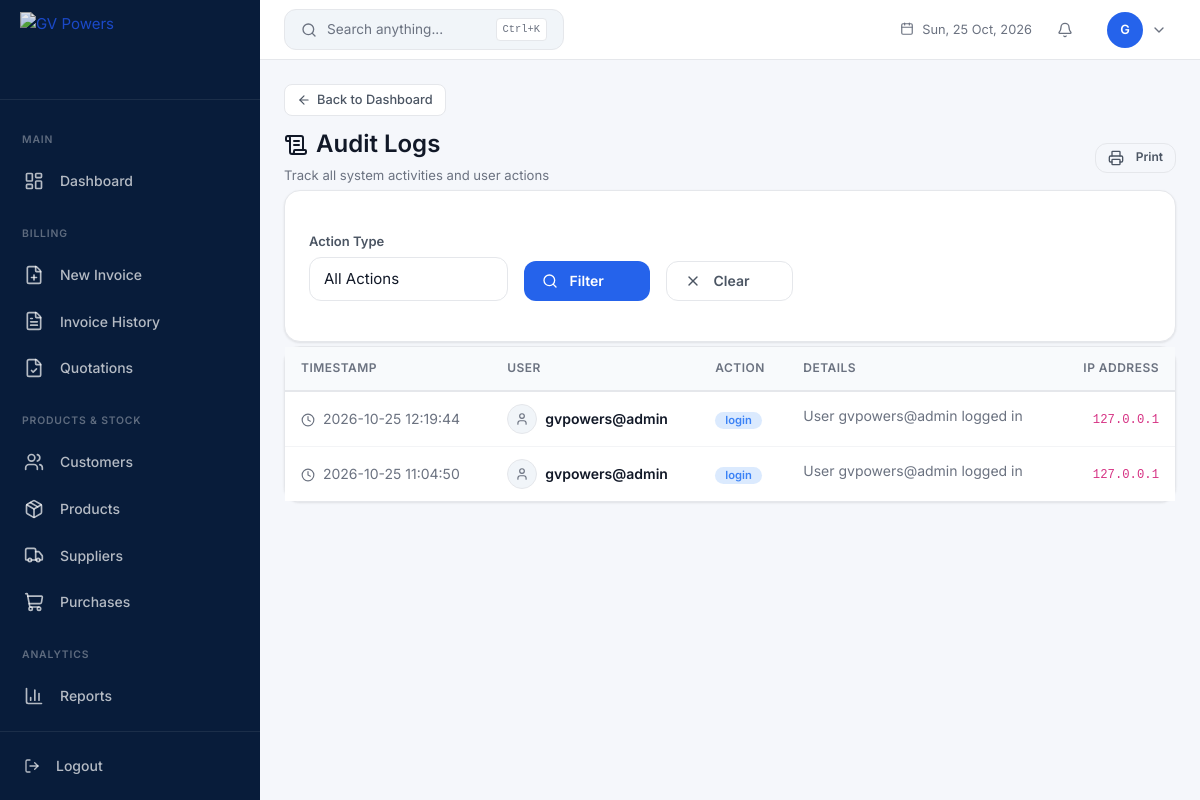
Screenshot of /audit-logs (signed in) with the database file from the repository.
### app.py (models this page shows, shortened)
class User(UserMixin, db.Model):
    __tablename__ = 'users'
    id = db.Column(db.Integer, primary_key=True)
    username = db.Column(db.String(80), unique=True, nullable=False)
    email = db.Column(db.String(120), unique=True, nullable=False)
    password_hash = db.Column(db.String(256), nullable=False)
    full_name = db.Column(db.String(120), nullable=False)
    role = db.Column(db.String(20), default='sales')
    is_active = db.Column(db.Boolean, default=True)
    last_login = db.Column(db.DateTime)
    created_at = db.Column(db.DateTime, default=datetime.utcnow)
    updated_at = db.Column(db.DateTime, default=datetime.utcnow, onupdate=datetime.utcnow)
    @property
    def is_admin(self): return self.role == 'admin'

class AuditLog(db.Model):
    __tablename__ = 'audit_logs'
    id = db.Column(db.Integer, primary_key=True)
    user_id = db.Column(db.Integer, db.ForeignKey('users.id'))
    action = db.Column(db.String(100), nullable=False)
    entity_type = db.Column(db.String(50))
    entity_id = db.Column(db.Integer)
    details = db.Column(db.Text)
    ip_address = db.Column(db.String(45))
    created_at = db.Column(db.DateTime, default=datetime.utcnow)
    user = db.relationship('User', backref='audit_logs')

### app.py (the view)
@app.route('/audit-logs')
@admin_required
def audit_logs():
    page = request.args.get('page', 1, type=int)
    action_filter = request.args.get('action', '').strip()
    q = AuditLog.query
    if action_filter:
        q = q.filter(AuditLog.action.ilike(f'%{action_filter}%'))
    return render_template('admin/audit_logs.html', logs=q.order_by(desc(AuditLog.created_at)).paginate(page=page, per_page=50), action_filter=action_filter)

### app.py (called while the page is built, shortened)
def admin_required(f):
    @wraps(f)
    def decorated(*args, **kwargs):
        if not current_user.is_authenticated: flash('Please log in.', 'warning'); return redirect(url_for('login'))
        if not current_user.is_admin: flash('Admin access required.', 'danger'); return redirect(url_for('index'))
        return f(*args, **kwargs)
    return decorated

@app.before_request
def enforce_backup_delete_admin():
    if request.endpoint != 'delete_backup':
        return None

@app.before_request
def enforce_role_permissions():
    if not current_user.is_authenticated:
        return
    if current_user.is_admin:
        return

### templates/admin/audit_logs.html (shortened to what this page needs)
{% extends "layouts/admin_layout.html" %}
{% block back_link %}
<a href="{{ url_for('dashboard') }}" class="ih-back-link"><i data-lucide="arrow-left"></i> Back to Dashboard</a>
{% endblock %}
{% block content %}
<div class="d-flex justify-content-between align-items-center mb-4">
  <div>
    <h4 class="mb-1"><i data-lucide="scroll-text" class="me-2"></i>Audit Logs</h4>
    <small class="text-muted">Track all system activities and user actions</small>
  </div>
  <div class="d-flex gap-2">
    <button class="btn btn-outline-secondary btn-sm" onclick="window.print()">
      <i data-lucide="printer" class="me-1"></i> Print
    </button>
  </div>
</div>
<div class="card mb-4">
  <div class="card-body">
    <form method="GET" action="{{ url_for('audit_logs') }}">
      <div class="row g-3 align-items-end">
        <div class="col-md-3">
          <div class="form-group mb-0">
            <label class="form-label">Action Type</label>
            <select class="form-select" name="action">
              <option value="">All Actions</option>
            </select>
          </div>
        </div>
        <div class="col-md-2">
          <button type="submit" class="btn btn-primary w-100">
            <i data-lucide="search" class="me-1"></i> Filter
          </button>
        </div>
        <div class="col-md-2">
          <a href="{{ url_for('audit_logs') }}" class="btn btn-outline-secondary w-100">
            <i data-lucide="x" class="me-1"></i> Clear
          </a>
        </div>
      </div>
    </form>
  </div>
</div>
<div class="card">
  <div class="card-body p-0">
    <div class="table-responsive">
      <table class="table table-hover align-middle mb-0">
        <thead>
          <tr>
            <th class="ps-3">Timestamp</th>
            <th>User</th>
            <th>Action</th>
            <th>Details</th>
            <th class="text-end pe-3">IP Address</th>
          </tr>
        </thead>
        <tbody>
          {% set log_list = logs.items if logs.items is defined and logs.items else logs %}
          {% for log in log_list %}
          <tr>
            <td class="ps-3 text-muted">
              <i data-lucide="clock" style="width:14px;height:14px;" class="me-1"></i>
              {{ log.created_at.strftime('%Y-%m-%d %H:%M:%S') if log.created_at else '-' }}
            </td>
            <td>
              <div class="d-flex align-items-center">
                <div class="rounded-circle bg-gray d-flex align-items-center justify-content-center me-2" style="width:30px;height:30px;flex-shrink:0;border:1px solid var(--border-color);">
                  <i data-lucide="user" class="text-muted" style="width:14px;height:14px;"></i>
                </div>
                <span class="fw-semibold">{{ log.user.username if log.user else 'System' }}</span>
              </div>
            </td>
            <td>
              {% set action = log.action if log.action is defined else '' %}
              <span class="badge {{ 'badge-info' if action in ['create','Create'] else 'badge-warning' if action in ['update','Update','settings','Settings'] else 'badge-danger' if action in ['delete','Delete'] else 'badge-info' if action in ['login','Login','logout','Logout'] else 'badge-success' if action in ['export','Export','backup','Backup'] else 'badge-secondary' }}">
                {{ action }}
              </span>
            </td>
            <td class="text-muted" style="max-width:350px;">
              <span class="text-truncate d-inline-block" style="max-width:340px;">{{ log.details or '-' }}</span>
            </td>
            <td class="text-end pe-3 text-muted">
              <code>{{ log.ip_address or '-' }}</code>
            </td>
          </tr>
          {% endfor %}
        </tbody>
      </table>
    </div>
  </div>
</div>
{% endblock %}

### templates/layouts/admin_layout.html (shortened to what this page needs)
{% extends "base.html" %}
{% from "partials/logo.html" import gv_logo %}
{% block body %}
<div class="app-wrapper">
    <aside class="sidebar" id="sidebar">
        <div class="sidebar-brand">
            <a href="{{ url_for('dashboard') }}" class="brand-icon-link">
                {{ gv_logo(alt="GV Powers", class="brand-logo") }}
            </a>
        </div>
        <nav class="sidebar-nav">
            {% if current_user.is_admin %}
            <div class="sidebar-section-title">Main</div>
            <a href="{{ url_for('dashboard') }}" class="nav-link {% if request.endpoint == 'dashboard' %}active{% endif %}" data-tooltip="Dashboard">
                <i data-lucide="layout-dashboard"></i><span class="nav-text">Dashboard</span>
            </a>
            <div class="sidebar-section-title">Billing</div>
            <a href="{{ url_for('new_invoice') }}" class="nav-link {% if request.endpoint == 'new_invoice' %}active{% endif %}" data-tooltip="New Invoice">
                <i data-lucide="file-plus"></i><span class="nav-text">New Invoice</span>
            </a>
            <a href="{{ url_for('invoice_history') }}" class="nav-link {% if request.endpoint in ('invoice_history', 'edit_invoice') %}active{% endif %}" data-tooltip="Invoice History">
                <i data-lucide="file-text"></i><span class="nav-text">Invoice History</span>
            </a>
            <a href="{{ url_for('quotations_list') }}" class="nav-link " data-tooltip="Quotations">
                <i data-lucide="file-check"></i><span class="nav-text">Quotations</span>
            </a>
            <div class="sidebar-section-title">Products &amp; Stock</div>
            <a href="{{ url_for('customers_list') }}" class="nav-link {% if request.endpoint in ('customers_list', 'customer_profile', 'customer_ledger') %}active{% endif %}" data-tooltip="Customers">
                <i data-lucide="users"></i><span class="nav-text">Customers</span>
            </a>
            <a href="{{ url_for('products_list') }}" class="nav-link " data-tooltip="Products">
                <i data-lucide="package"></i><span class="nav-text">Products</span>
            </a>
            <a href="{{ url_for('suppliers_list') }}" class="nav-link {% if request.endpoint == 'suppliers_list' %}active{% endif %}" data-tooltip="Suppliers">
                <i data-lucide="truck"></i><span class="nav-text">Suppliers</span>
            </a>
            <a href="{{ url_for('purchases_list') }}" class="nav-link {% if request.endpoint in ('purchases_list', 'purchase_orders') %}active{% endif %}" data-tooltip="Purchases">
                <i data-lucide="shopping-cart"></i><span class="nav-text">Purchases</span>
            </a>
            <div class="sidebar-section-title">Analytics</div>
            {% set report_endpoints = ('reports_page', 'sales_report', 'payments_report', 'outstanding_report', 'gst_report', 'inventory_report', 'profit_report', 'customer_report', 'report_export') %}
            <a href="{{ url_for('reports_page') }}" class="nav-link {% if request.endpoint in report_endpoints %}active{% endif %}" data-tooltip="Reports">
                <i data-lucide="bar-chart-3"></i><span class="nav-text">Reports</span>
            </a>
            <a href="{{ url_for('low_stock_report') }}" class="nav-link {% if request.endpoint == 'low_stock_report' %}active{% endif %}" data-tooltip="Low Stock">
            </a>
            {% else %}
            <div class="sidebar-section-title">Products &amp; Stock</div>
            <a href="{{ url_for('products_list') }}" class="nav-link {% if request.endpoint in ('products_list', 'product_profile') %}active{% endif %}" data-tooltip="Products">
                <i data-lucide="package"></i><span class="nav-text">Products</span>
            </a>
            {% endif %}
        </nav>
        <div class="sidebar-footer">
            <form action="{{ url_for('logout') }}" method="POST" class="d-inline">
                <button type="submit" class="nav-link btn btn-link text-start w-100" data-tooltip="Logout">
                    <i data-lucide="log-out"></i><span class="nav-text">Logout</span>
                </button>
            </form>
        </div>
    </aside>
    <div class="main-content">
        <header class="top-navbar">
            {% if current_user.is_admin or current_user.role == 'sales' %}
            <button class="search-trigger" onclick="openSearch()" type="button">
                <i data-lucide="search" style="width:16px;height:16px;"></i>
                <span class="search-label">Search anything...</span>
                <kbd>Ctrl+K</kbd>
            </button>
            {% endif %}
            <div class="navbar-date">
                <i data-lucide="calendar" style="width:14px;height:14px;"></i>
                <span id="navDateDisplay"></span>
            </div>
            <div class="dropdown erp-menu" id="notificationBell" data-erp-menu>
                <button class="btn btn-link text-decoration-none position-relative p-1 erp-menu__trigger" data-erp-trigger aria-expanded="false" style="height:34px;width:34px;border-radius:10px;">
                    <i data-lucide="bell" style="width:20px;height:20px;color:var(--text-muted);"></i>
                </button>
            </div>
            <div class="dropdown erp-menu" data-erp-menu>
                <button class="user-dropdown erp-menu__trigger" data-erp-trigger aria-expanded="false" style="gap:.5rem;height:auto;width:auto;border-radius:12px;padding:.35rem .5rem;border:1px solid transparent;">
                    <div class="user-avatar">{{ current_user.full_name[0] }}</div>
                    <i data-lucide="chevron-down" style="width:16px;height:16px;color:var(--text-muted);"></i>
                </button>
            </div>
        </header>
        <div class="page-content">
            {% block back_link %}{% endblock %}
            {% block content %}{% endblock %}
        </div>
    </div>
</div>
{% endblock %}

### templates/base.html (shortened to what this page needs)
<!DOCTYPE html>
<html lang="en">
<head>
    <link href="https://cdn.jsdelivr.net/npm/bootstrap@5.3.3/dist/css/bootstrap.min.css" rel="stylesheet">
    <link rel="stylesheet" href="{{ url_for('static', filename='css/app.css') }}?v=20261101">
    <link rel="stylesheet" href="{{ url_for('static', filename='css/admin.css') }}?v=20261101">
    <link rel="stylesheet" href="{{ url_for('static', filename='css/billing.css') }}?v=20261101">
    <link rel="stylesheet" href="{{ url_for('static', filename='css/sales.css') }}?v=20261101">
    <link rel="stylesheet" href="{{ url_for('static', filename='css/responsive.css') }}?v=20261101">
    <link rel="stylesheet" href="{{ url_for('static', filename='css/themes.css') }}?v=20261101">
    <link rel="stylesheet" href="{{ url_for('static', filename='css/erp-menu.css') }}?v=20261101">
</head>
<body>
    {% block body %}{% endblock %}
</body>
</html>

### templates/partials/logo.html
{% macro gv_logo(alt='GV Powers', class='', style='', src=None) -%}
{%- if src -%}
<img src="{{ src }}"
     alt="{{ alt }}"
     {% if class %}class="{{ class }}"{% endif %}
     {% if style %}style="{{ style }}"{% endif %}>
{%- else -%}
<img src="{{ url_for('logo_image') }}?v={{ config.get('OFFICIAL_LOGO_VERSION', '20260928') }}"
     alt="{{ alt }}"
     {% if class %}class="{{ class }}"{% endif %}
     {% if style %}style="{{ style }}"{% endif %}>
{%- endif -%}
{%- endmacro %}

### static/css/erp-menu.css (style rules this page uses)
.erp-menu { position: relative; display: inline-flex; }
.erp-menu__trigger { width: 34px; height: 34px; border-radius: 10px; display: inline-flex; align-items: center; justify-content: center; border: 1px solid transparent; background: transparent; color: var(--text-muted, #6b7280); cursor: pointer; transition: background .15s, color .15s, border-color .15s, transform .1s; flex-shrink: 0; }

### rows the page displays
User: full_name "G"
AuditLog: created_at "2026-10-25 12:19:44", user "gvpowers@admin", action "login", details "User gvpowers@admin logged in", ip_address "127.0.0.1"
AuditLog: created_at "2026-10-25 11:04:50", user "gvpowers@admin", action "login", details "User gvpowers@admin logged in", ip_address "127.0.0.1"
